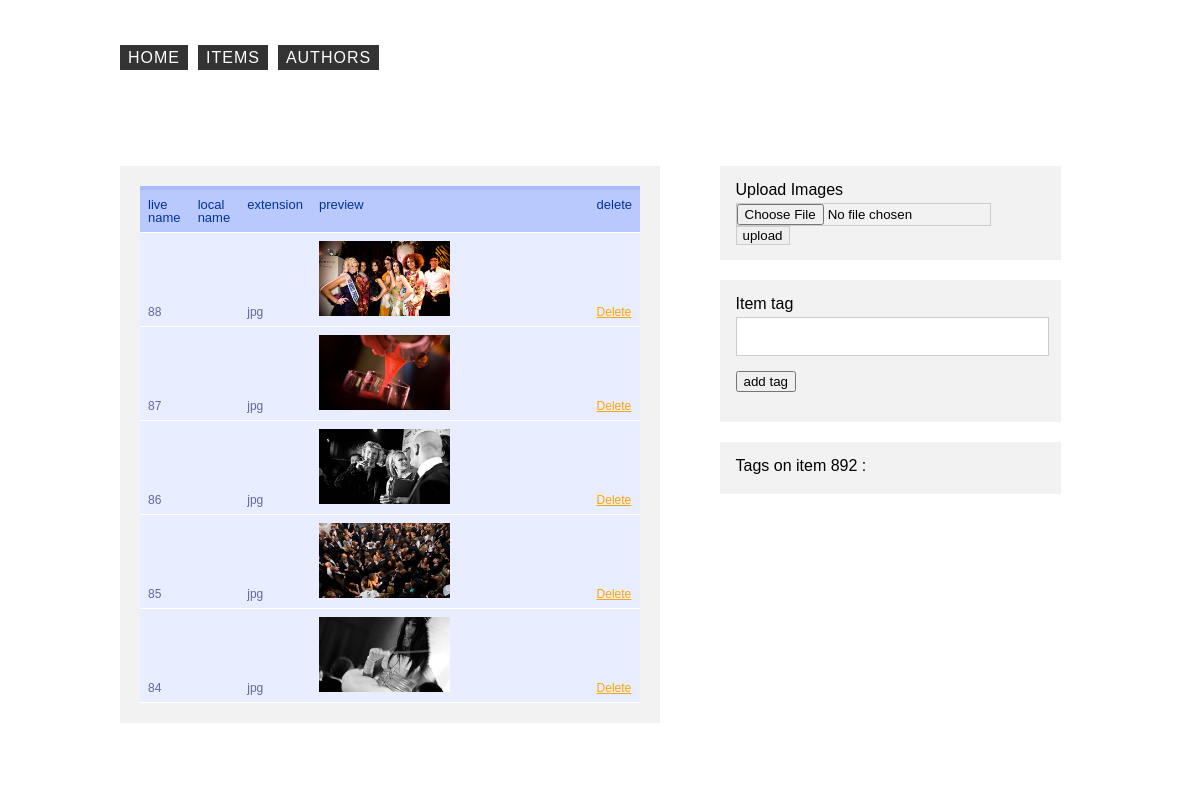
The page /admin/update.php?id=892 on the database its author committed.
### tables this page shows
CREATE TABLE `images` (
  `id` int(11) NOT NULL AUTO_INCREMENT,
  `type` varchar(100) DEFAULT NULL,
  `extension` varchar(10) DEFAULT NULL,
  `name` varchar(100) DEFAULT NULL,
  PRIMARY KEY (`id`)
);

### admin/update.php (the view, shortened to what this page needs)
<?php
$getid = (int) isset($_GET['id']) ? $_GET['id'] : '';
$sqljoin = "SELECT images.id AS imageid, images.extension AS imagex, images.name AS imagename
            FROM images
            INNER JOIN itemImages
            ON images.id = itemImages.image
            WHERE itemImages.item = " . $getid . "
            ORDER BY images.id DESC";
$result = mysql_query($sqljoin);
$images = array ();
while ($row = mysql_fetch_assoc ($result)){
	$image = array ('id' => (int) $row['imageid'],
					'name' =>  $row['imagename'],
					'extension' => $row['imagex']);
	$images[] = $image;
}
include 'inc/header.php';
include 'inc/nav.php';
?>
	<section  class="container clearhack updatepage">
		<article>
			<table>
			<thead>
				<tr>
					<th>live name</th>
					<th>local name</th>
					<th>extension</th>
					<th>preview</th>
					<th>delete</th>
				</tr>
			</thead>
			<tbody>
			<? foreach ($images as $image): ?>
				<tr>
						<td width="10%"><?= $image['id'] ?></td>
						<td width="10%"><?= $image['name'] ?></td>
						<td width="10%"><?= $image['extension'] ?></td>
						<td width="70%"><img style="width: 50%; height: auto;" src="../img/cells/<?= $image['id'] ?>.<?= $image['extension'] ?>"></td>
						<td><a href="?id=<?= $getid ?>&action=delete&img=<?= $image['id'] ?>">Delete</a></td>
				</tr>
			<? endforeach ?>
			</tbody>
		</table>
		</article>
		<aside>
			<div class="addinfo">
				<form action="" method="POST" enctype="multipart/form-data">
					<label>Upload Images</label>
			    	<input type="file" name="files[]" />
			    	<input type="submit" value="upload">
				</form>
			</div>
			<div class="addinfo">
				<form name="posttags" action="" method="POST">
					<div class="inputblock">
						<label>Item tag</label>
						<input id="tag" type="text" name="tag" value="">
					</div>
					<div class="inputblock">
						<button type="submit" name="type_submit">add tag</button>
					</div>
				</form>
			</div>
			<div class="addinfo clearhack">
				<div id="tagprev">
					<label>Tags on item <?php echo $getid ?> :</label>
				</div>
			</div>
		</aside>
	</section>
<?php
include 'inc/footer.php';
?>

### admin/css/style.css (style rules this page uses)
html, body { margin: 0; padding: 0; }
body { font-family: sans-serif; font-size: 16px; }
section { padding: 50px 0; }
article, .formheader { background: #f2f2f2; width: 500px; float: left; margin-right: 60px; padding: 20px; }
.updatepage article { min-height: 215px; }
aside, .asideheader { float: left; width: 310px; }
aside .addinfo { background: #f2f2f2; width: 100%; padding: 5%; margin-bottom: 20px; }
form { width: 100%; }
table { font-family: Sans-Serif; font-size: 12px; text-align: left; border-collapse: collapse; width: 100%; }
table th { font-size: 13px; font-weight: normal; padding: 8px; background: #b9c9fe; border-top: 4px solid #aabcfe; border-bottom: 1px solid #fff; color: #039; }
table td { padding: 8px; background: #e8edff; border-bottom: 1px solid #fff; color: #669; border-top: 1px solid transparent; }
table tr a { color: orange; }
.container { margin: 0 auto; width: 960px; }
.clearhack { zoom: 1; }
.clearhack:before, .clearhack:after { content: ""; display: table; }
.clearhack:after { clear: both; }
.inputblock { margin-bottom: 15px; }
label { display: block; margin-bottom: 5px; }
form input { border: 1px solid #ccc; }
form input[type=text] { width: 93%; height: 35px; font-size: 1em; padding-left: 7%; }

### rows shown on the page
images: id "88", extension "jpg", shows a picture
images: id "87", extension "jpg", shows a picture
images: id "86", extension "jpg", shows a picture
images: id "85", extension "jpg", shows a picture
images: id "84", extension "jpg", shows a picture

### other values the page prints
$getid "892"
